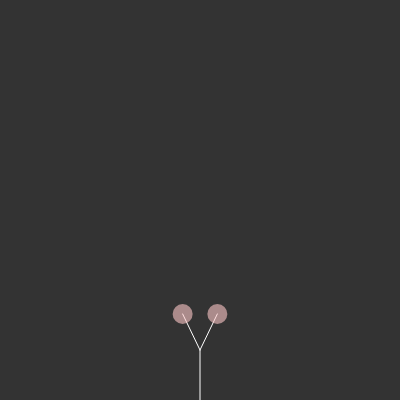
Frame 1 (no input)
Frame 60 (no input): identical to frame 1, image omitted
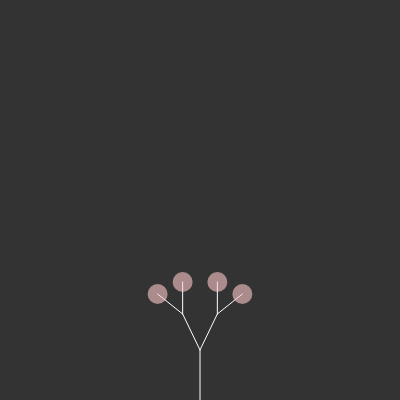
Frame 120 (the mouse pressed at the canvas centre since frame 60)

The p5.js sketch that drew these frames (run headless with seeded random() and noise() and a simulated clock; from frame 60 on, the mouse is pressed at the canvas centre):

// p5.js sketch
// ── sketch.js
/// Intellisense Support
/// <reference path="../../resrc/TSDef/p5.global-mode.d.ts" />

var angleSlider, falloffSlider;
var root;
var trees = [];

function setup() {
  createCanvas(400,400);
  // angleSlider = createSlider(0, PI, PI / 4, 0.01).addClass("angle-slider");
  // angleSlider.addClass("slider");
  // falloffSlider = createSlider(0.1, 0.9, 0.5, 0.01).addClass("falloff-slider");
  // falloffSlider.addClass("slider");
  
  let a = createVector(width/2, height);
  let b = createVector(width/2, height - 50);
  root = new Branch(a, b, PI/7);
  trees.push(root);
  root.branch();
}

function draw() {
  background(51);
  // let angle = angleSlider.value();

  trees.forEach(tree => {
    tree.show();
  })
}

function mousePressed() {
  trees.forEach(tree => {
    console.log("Branch!");
    tree.branch();
  })
}
// ── branch.js
class Branch {
    constructor(begin, end, angle) {
        this.begin = begin;
        this.end = end;
        this.branched = false;
        this.angle = angle;
        this.falloff = 0.8
    }

    branch() {
        if(!this.branched){
            let dir = p5.Vector.sub(this.end, this.begin);
            dir.setMag(dir.mag() * this.falloff);
            let angle = this.angle
            
            let rightDir = dir.copy();
            rightDir.rotate(angle);
            let rightEnd = p5.Vector.add(this.end, rightDir);
            this.right = new Branch(this.end, rightEnd, angle);
            
            let leftDir = dir.copy();
            leftDir.rotate(-angle);
            let leftEnd = p5.Vector.add(this.end, leftDir);
            this.left = new Branch(this.end, leftEnd, angle);
            this.branched = true;
        } else {
            this.right.branch();
            this.left.branch();
        }
    }

    show() {
        stroke(255);
        line(this.begin.x, this.begin.y, this.end.x, this.end.y);
        if(this.branched) {
            this.right.show();
            this.left.show();
        } else {
            push();
            fill(255, 200, 200, 150);
            noStroke();
            ellipse(this.end.x, this.end.y, 20, 20);
            pop();
        }
    }
}
// ── tree.js
class Tree {
    constructor() {
        
    }
}
